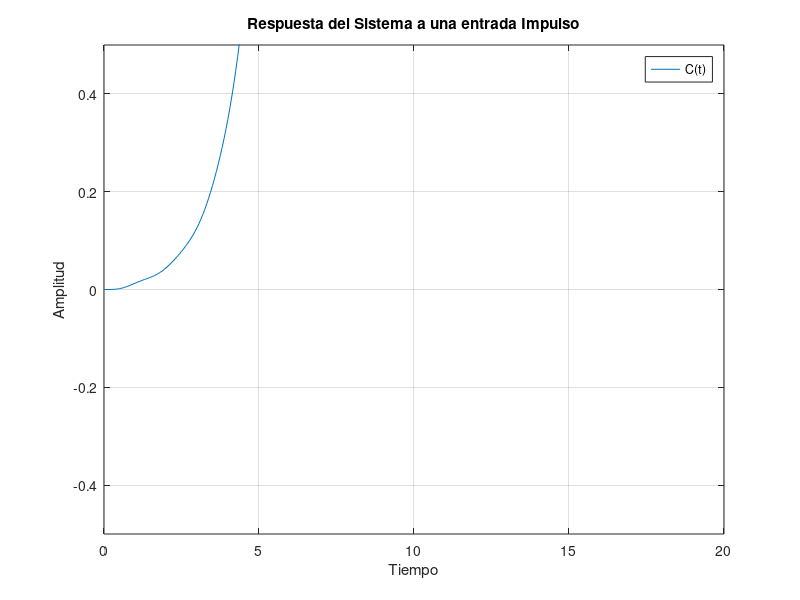
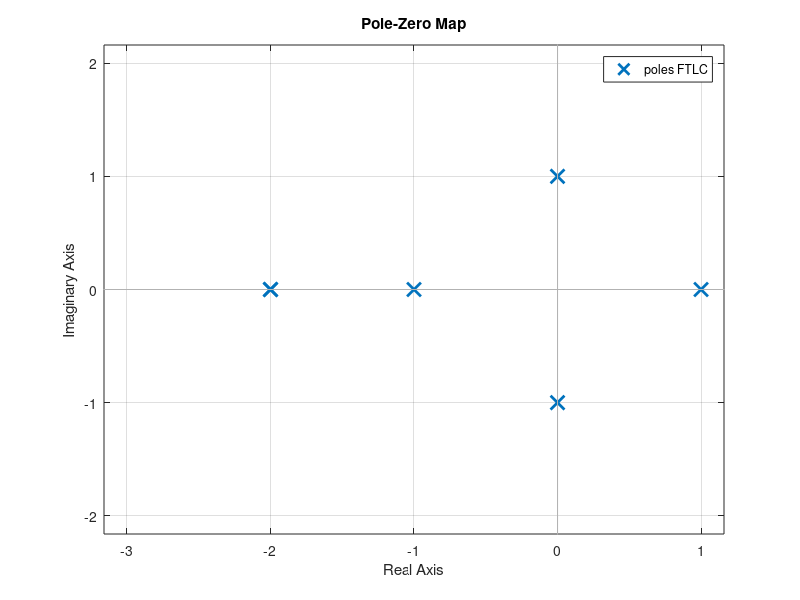

Write the MATLAB code that produced these figures, in order.
%Criterio Estabilidad Routh-Hurwitz
%Caso especial N°1
clc

num = [1];
den = [1 2 1 2];
FTLC = tf(num, den)
figure(1)
impulse(FTLC)
xlim([0 20])
ylim([-0.5 0.5])
title('Respuesta del Sistema a una entrada Impulso')
ylabel('Amplitud')
xlabel('Tiempo')
legend('C(t)')

figure(2)
pzmap(FTLC)

%%Caso especial N°2
clc

num = [1];
den = [1 2 24 48 -25 -50];
FTLC = tf(num, den)
figure(1)
impulse(FTLC)
xlim([0 20])
ylim([-0.5 0.5])
title('Respuesta del Sistema a una entrada Impulso')
ylabel('Amplitud')
xlabel('Tiempo')
legend('C(t)')

figure(2)
pzmap(FTLC)
